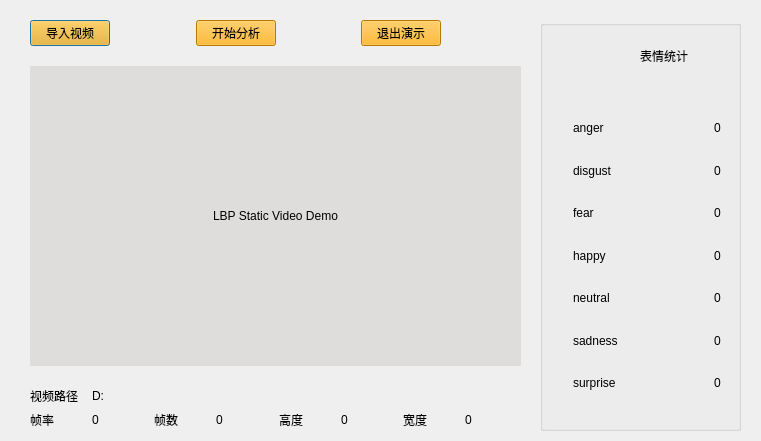
<?xml version="1.0" encoding="UTF-8"?>
<ui version="4.0">
 <class>DemoLBPStaticVideo</class>
 <widget class="QDialog" name="DemoLBPStaticVideo">
  <property name="windowModality">
   <enum>Qt::NonModal</enum>
  </property>
  <property name="geometry">
   <rect>
    <x>0</x>
    <y>0</y>
    <width>761</width>
    <height>441</height>
   </rect>
  </property>
  <property name="windowTitle">
   <string>LBP-静态视频分析演示</string>
  </property>
  <property name="windowIcon">
   <iconset resource="emotion_ai_main_window.qrc">
    <normaloff>:/EmotionAI/Resources/app1.png</normaloff>:/EmotionAI/Resources/app1.png</iconset>
  </property>
  <property name="sizeGripEnabled">
   <bool>false</bool>
  </property>
  <property name="modal">
   <bool>false</bool>
  </property>
  <widget class="QWidget" name="gridLayoutWidget_2">
   <property name="geometry">
    <rect>
     <x>30</x>
     <y>20</y>
     <width>491</width>
     <height>409</height>
    </rect>
   </property>
   <layout class="QGridLayout" name="gridLayout_3">
    <item row="3" column="0">
     <layout class="QGridLayout" name="gridLayout_5">
      <item row="3" column="3">
       <widget class="QLabel" name="label_vnum">
        <property name="styleSheet">
         <string notr="true">font: 75 10pt &quot;微软雅黑&quot;;</string>
        </property>
        <property name="text">
         <string>0</string>
        </property>
       </widget>
      </item>
      <item row="3" column="4">
       <widget class="QLabel" name="label_22">
        <property name="styleSheet">
         <string notr="true">font: 75 10pt &quot;微软雅黑&quot;;</string>
        </property>
        <property name="text">
         <string>高度</string>
        </property>
       </widget>
      </item>
      <item row="3" column="5">
       <widget class="QLabel" name="label_vheight">
        <property name="styleSheet">
         <string notr="true">font: 75 10pt &quot;微软雅黑&quot;;</string>
        </property>
        <property name="text">
         <string>0</string>
        </property>
       </widget>
      </item>
      <item row="3" column="6">
       <widget class="QLabel" name="label_24">
        <property name="styleSheet">
         <string notr="true">font: 75 10pt &quot;微软雅黑&quot;;</string>
        </property>
        <property name="text">
         <string>宽度</string>
        </property>
       </widget>
      </item>
      <item row="3" column="2">
       <widget class="QLabel" name="label_10">
        <property name="styleSheet">
         <string notr="true">font: 75 10pt &quot;微软雅黑&quot;;</string>
        </property>
        <property name="text">
         <string>帧数</string>
        </property>
       </widget>
      </item>
      <item row="3" column="7">
       <widget class="QLabel" name="label_vwidth">
        <property name="styleSheet">
         <string notr="true">font: 75 10pt &quot;微软雅黑&quot;;</string>
        </property>
        <property name="text">
         <string>0</string>
        </property>
       </widget>
      </item>
      <item row="2" column="1" colspan="7">
       <widget class="QLabel" name="label_vpath">
        <property name="styleSheet">
         <string notr="true">font: 75 10pt &quot;微软雅黑&quot;;</string>
        </property>
        <property name="text">
         <string>D:</string>
        </property>
       </widget>
      </item>
      <item row="2" column="0">
       <widget class="QLabel" name="label_7">
        <property name="styleSheet">
         <string notr="true">font: 75 10pt &quot;微软雅黑&quot;;</string>
        </property>
        <property name="text">
         <string>视频路径</string>
        </property>
       </widget>
      </item>
      <item row="3" column="1">
       <widget class="QLabel" name="label_vrate">
        <property name="styleSheet">
         <string notr="true">font: 75 10pt &quot;微软雅黑&quot;;</string>
        </property>
        <property name="text">
         <string>0</string>
        </property>
       </widget>
      </item>
      <item row="3" column="0">
       <widget class="QLabel" name="label_13">
        <property name="styleSheet">
         <string notr="true">font: 75 10pt &quot;微软雅黑&quot;;</string>
        </property>
        <property name="text">
         <string>帧率</string>
        </property>
       </widget>
      </item>
      <item row="0" column="4">
       <spacer name="verticalSpacer_2">
        <property name="orientation">
         <enum>Qt::Vertical</enum>
        </property>
        <property name="sizeHint" stdset="0">
         <size>
          <width>20</width>
          <height>40</height>
         </size>
        </property>
       </spacer>
      </item>
     </layout>
    </item>
    <item row="1" column="0">
     <spacer name="verticalSpacer_3">
      <property name="orientation">
       <enum>Qt::Vertical</enum>
      </property>
      <property name="sizeHint" stdset="0">
       <size>
        <width>20</width>
        <height>40</height>
       </size>
      </property>
     </spacer>
    </item>
    <item row="0" column="0">
     <layout class="QHBoxLayout" name="horizontalLayout_6">
      <item>
       <widget class="QPushButton" name="loadVideoBtn">
        <property name="styleSheet">
         <string notr="true">background:rgb(255, 170, 0);
font: 75 15pt &quot;微软雅黑&quot;;</string>
        </property>
        <property name="text">
         <string>导入视频</string>
        </property>
       </widget>
      </item>
      <item>
       <spacer name="horizontalSpacer_15">
        <property name="orientation">
         <enum>Qt::Horizontal</enum>
        </property>
        <property name="sizeHint" stdset="0">
         <size>
          <width>40</width>
          <height>20</height>
         </size>
        </property>
       </spacer>
      </item>
      <item>
       <widget class="QPushButton" name="playVideoBtn">
        <property name="styleSheet">
         <string notr="true">background:rgb(255, 170, 0);
font: 75 15pt &quot;微软雅黑&quot;;</string>
        </property>
        <property name="text">
         <string>开始分析</string>
        </property>
       </widget>
      </item>
      <item>
       <spacer name="horizontalSpacer_16">
        <property name="orientation">
         <enum>Qt::Horizontal</enum>
        </property>
        <property name="sizeHint" stdset="0">
         <size>
          <width>40</width>
          <height>20</height>
         </size>
        </property>
       </spacer>
      </item>
      <item>
       <widget class="QPushButton" name="exitDemoBtn">
        <property name="enabled">
         <bool>true</bool>
        </property>
        <property name="styleSheet">
         <string notr="true">background:rgb(255, 170, 0);
font: 75 15pt &quot;微软雅黑&quot;;</string>
        </property>
        <property name="text">
         <string>退出演示</string>
        </property>
       </widget>
      </item>
      <item>
       <spacer name="horizontalSpacer_18">
        <property name="orientation">
         <enum>Qt::Horizontal</enum>
        </property>
        <property name="sizeHint" stdset="0">
         <size>
          <width>40</width>
          <height>20</height>
         </size>
        </property>
       </spacer>
      </item>
     </layout>
    </item>
    <item row="2" column="0">
     <widget class="QLabel" name="staticVideoLabel">
      <property name="minimumSize">
       <size>
        <width>320</width>
        <height>300</height>
       </size>
      </property>
      <property name="styleSheet">
       <string notr="true">background:rgb(222, 221, 220);
font: 75 18pt &quot;微软雅黑&quot;;</string>
      </property>
      <property name="text">
       <string>LBP Static Video Demo</string>
      </property>
      <property name="textFormat">
       <enum>Qt::RichText</enum>
      </property>
      <property name="alignment">
       <set>Qt::AlignCenter</set>
      </property>
      <property name="margin">
       <number>3</number>
      </property>
     </widget>
    </item>
   </layout>
  </widget>
  <widget class="QGroupBox" name="groupBox">
   <property name="geometry">
    <rect>
     <x>540</x>
     <y>20</y>
     <width>201</width>
     <height>411</height>
    </rect>
   </property>
   <property name="title">
    <string/>
   </property>
   <widget class="QWidget" name="gridLayoutWidget">
    <property name="geometry">
     <rect>
      <x>20</x>
      <y>90</y>
      <width>161</width>
      <height>291</height>
     </rect>
    </property>
    <layout class="QGridLayout" name="gridLayout_2">
     <item row="5" column="0">
      <layout class="QHBoxLayout" name="horizontalLayout_8">
       <item>
        <widget class="QLabel" name="label_17">
         <property name="text">
          <string/>
         </property>
         <property name="pixmap">
          <pixmap resource="emotion_ai_main_window.qrc">:/emolist/Resources/emolist/sad.png</pixmap>
         </property>
        </widget>
       </item>
       <item>
        <widget class="QLabel" name="label_18">
         <property name="styleSheet">
          <string notr="true">font: 75 12pt &quot;微软雅黑&quot;;</string>
         </property>
         <property name="text">
          <string>sadness</string>
         </property>
        </widget>
       </item>
       <item>
        <spacer name="horizontalSpacer_11">
         <property name="orientation">
          <enum>Qt::Horizontal</enum>
         </property>
         <property name="sizeHint" stdset="0">
          <size>
           <width>40</width>
           <height>20</height>
          </size>
         </property>
        </spacer>
       </item>
       <item>
        <widget class="QLabel" name="label_sa">
         <property name="styleSheet">
          <string notr="true">font: 75 12pt &quot;微软雅黑&quot;;</string>
         </property>
         <property name="text">
          <string>0</string>
         </property>
        </widget>
       </item>
      </layout>
     </item>
     <item row="0" column="0">
      <layout class="QHBoxLayout" name="horizontalLayout">
       <item>
        <widget class="QLabel" name="label_4">
         <property name="text">
          <string/>
         </property>
         <property name="pixmap">
          <pixmap resource="emotion_ai_main_window.qrc">:/emolist/Resources/emolist/anger.png</pixmap>
         </property>
        </widget>
       </item>
       <item>
        <widget class="QLabel" name="label_3">
         <property name="styleSheet">
          <string notr="true">font: 75 12pt &quot;微软雅黑&quot;;</string>
         </property>
         <property name="text">
          <string>anger</string>
         </property>
        </widget>
       </item>
       <item>
        <spacer name="horizontalSpacer">
         <property name="orientation">
          <enum>Qt::Horizontal</enum>
         </property>
         <property name="sizeHint" stdset="0">
          <size>
           <width>40</width>
           <height>20</height>
          </size>
         </property>
        </spacer>
       </item>
       <item>
        <widget class="QLabel" name="label_an">
         <property name="styleSheet">
          <string notr="true">font: 75 12pt &quot;微软雅黑&quot;;</string>
         </property>
         <property name="text">
          <string>0</string>
         </property>
        </widget>
       </item>
      </layout>
     </item>
     <item row="2" column="0">
      <layout class="QHBoxLayout" name="horizontalLayout_4">
       <item>
        <widget class="QLabel" name="label_8">
         <property name="text">
          <string/>
         </property>
         <property name="pixmap">
          <pixmap resource="emotion_ai_main_window.qrc">:/emolist/Resources/emolist/fear.png</pixmap>
         </property>
        </widget>
       </item>
       <item>
        <widget class="QLabel" name="label_9">
         <property name="styleSheet">
          <string notr="true">font: 75 12pt &quot;微软雅黑&quot;;</string>
         </property>
         <property name="text">
          <string>fear</string>
         </property>
        </widget>
       </item>
       <item>
        <spacer name="horizontalSpacer_6">
         <property name="orientation">
          <enum>Qt::Horizontal</enum>
         </property>
         <property name="sizeHint" stdset="0">
          <size>
           <width>40</width>
           <height>20</height>
          </size>
         </property>
        </spacer>
       </item>
       <item>
        <widget class="QLabel" name="label_fe">
         <property name="styleSheet">
          <string notr="true">font: 75 12pt &quot;微软雅黑&quot;;</string>
         </property>
         <property name="text">
          <string>0</string>
         </property>
        </widget>
       </item>
      </layout>
     </item>
     <item row="1" column="0">
      <layout class="QHBoxLayout" name="horizontalLayout_2">
       <item>
        <widget class="QLabel" name="label_5">
         <property name="text">
          <string/>
         </property>
         <property name="pixmap">
          <pixmap resource="emotion_ai_main_window.qrc">:/emolist/Resources/emolist/disgusted.png</pixmap>
         </property>
        </widget>
       </item>
       <item>
        <widget class="QLabel" name="label_6">
         <property name="styleSheet">
          <string notr="true">font: 75 12pt &quot;微软雅黑&quot;;</string>
         </property>
         <property name="text">
          <string>disgust</string>
         </property>
        </widget>
       </item>
       <item>
        <spacer name="horizontalSpacer_3">
         <property name="orientation">
          <enum>Qt::Horizontal</enum>
         </property>
         <property name="sizeHint" stdset="0">
          <size>
           <width>40</width>
           <height>20</height>
          </size>
         </property>
        </spacer>
       </item>
       <item>
        <widget class="QLabel" name="label_di">
         <property name="styleSheet">
          <string notr="true">font: 75 12pt &quot;微软雅黑&quot;;</string>
         </property>
         <property name="text">
          <string>0</string>
         </property>
        </widget>
       </item>
      </layout>
     </item>
     <item row="3" column="0">
      <layout class="QHBoxLayout" name="horizontalLayout_5">
       <item>
        <widget class="QLabel" name="label_11">
         <property name="text">
          <string/>
         </property>
         <property name="pixmap">
          <pixmap resource="emotion_ai_main_window.qrc">:/emolist/Resources/emolist/happy.png</pixmap>
         </property>
        </widget>
       </item>
       <item>
        <widget class="QLabel" name="label_12">
         <property name="styleSheet">
          <string notr="true">font: 75 12pt &quot;微软雅黑&quot;;</string>
         </property>
         <property name="text">
          <string>happy</string>
         </property>
        </widget>
       </item>
       <item>
        <spacer name="horizontalSpacer_8">
         <property name="orientation">
          <enum>Qt::Horizontal</enum>
         </property>
         <property name="sizeHint" stdset="0">
          <size>
           <width>40</width>
           <height>20</height>
          </size>
         </property>
        </spacer>
       </item>
       <item>
        <widget class="QLabel" name="label_ha">
         <property name="styleSheet">
          <string notr="true">font: 75 12pt &quot;微软雅黑&quot;;</string>
         </property>
         <property name="text">
          <string>0</string>
         </property>
        </widget>
       </item>
      </layout>
     </item>
     <item row="4" column="0">
      <layout class="QHBoxLayout" name="horizontalLayout_7">
       <item>
        <widget class="QLabel" name="label_14">
         <property name="text">
          <string/>
         </property>
         <property name="pixmap">
          <pixmap resource="emotion_ai_main_window.qrc">:/emolist/Resources/emolist/neutral.png</pixmap>
         </property>
        </widget>
       </item>
       <item>
        <widget class="QLabel" name="label_15">
         <property name="styleSheet">
          <string notr="true">font: 75 12pt &quot;微软雅黑&quot;;</string>
         </property>
         <property name="text">
          <string>neutral</string>
         </property>
        </widget>
       </item>
       <item>
        <spacer name="horizontalSpacer_10">
         <property name="orientation">
          <enum>Qt::Horizontal</enum>
         </property>
         <property name="sizeHint" stdset="0">
          <size>
           <width>40</width>
           <height>20</height>
          </size>
         </property>
        </spacer>
       </item>
       <item>
        <widget class="QLabel" name="label_ne">
         <property name="styleSheet">
          <string notr="true">font: 75 12pt &quot;微软雅黑&quot;;</string>
         </property>
         <property name="text">
          <string>0</string>
         </property>
        </widget>
       </item>
      </layout>
     </item>
     <item row="6" column="0">
      <layout class="QHBoxLayout" name="horizontalLayout_9">
       <item>
        <widget class="QLabel" name="label_20">
         <property name="text">
          <string/>
         </property>
         <property name="pixmap">
          <pixmap resource="emotion_ai_main_window.qrc">:/emolist/Resources/emolist/surprise.png</pixmap>
         </property>
        </widget>
       </item>
       <item>
        <widget class="QLabel" name="label_21">
         <property name="styleSheet">
          <string notr="true">font: 75 12pt &quot;微软雅黑&quot;;</string>
         </property>
         <property name="text">
          <string>surprise</string>
         </property>
        </widget>
       </item>
       <item>
        <spacer name="horizontalSpacer_13">
         <property name="orientation">
          <enum>Qt::Horizontal</enum>
         </property>
         <property name="sizeHint" stdset="0">
          <size>
           <width>40</width>
           <height>20</height>
          </size>
         </property>
        </spacer>
       </item>
       <item>
        <widget class="QLabel" name="label_su">
         <property name="styleSheet">
          <string notr="true">font: 75 12pt &quot;微软雅黑&quot;;</string>
         </property>
         <property name="text">
          <string>0</string>
         </property>
        </widget>
       </item>
      </layout>
     </item>
    </layout>
   </widget>
   <widget class="QWidget" name="horizontalLayoutWidget_8">
    <property name="geometry">
     <rect>
      <x>20</x>
      <y>10</y>
      <width>154</width>
      <height>52</height>
     </rect>
    </property>
    <layout class="QHBoxLayout" name="horizontalLayout_10">
     <item>
      <widget class="QLabel" name="label_2">
       <property name="text">
        <string/>
       </property>
       <property name="pixmap">
        <pixmap resource="emotion_ai_main_window.qrc">:/EmotionAI/Resources/statistics.png</pixmap>
       </property>
      </widget>
     </item>
     <item>
      <widget class="QLabel" name="label">
       <property name="styleSheet">
        <string notr="true">font: 75 18pt &quot;微软雅黑&quot;;</string>
       </property>
       <property name="text">
        <string>表情统计</string>
       </property>
      </widget>
     </item>
    </layout>
   </widget>
  </widget>
 </widget>
 <resources>
  <include location="emotion_ai_main_window.qrc"/>
  <include location="emotion_ai_main_window.qrc"/>
 </resources>
 <connections/>
 <slots>
  <slot>OnLoadVideoButtonClicked()</slot>
  <slot>OnStartVideoBtn_Click()</slot>
 </slots>
</ui>
